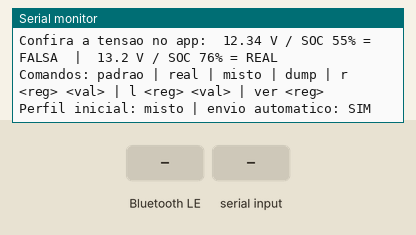
Bench run of a sketch on a simulated ESP32. On the bench: the last lines printed to the serial monitor. Inputs (shaded band) come from the test bench. Nothing arrives over Bluetooth unless stated; a phone connects over Bluetooth LE 3 s after start.

Above: at 2.0 s.
2.1 s: Bluetooth LE write "padrao" received
At 3.1 s:
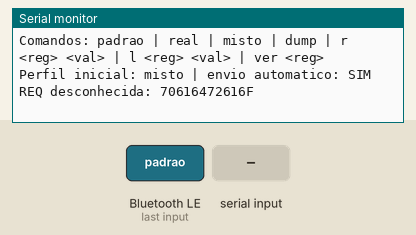
5.1 s: Bluetooth LE write "padrao" received
At 6.5 s:
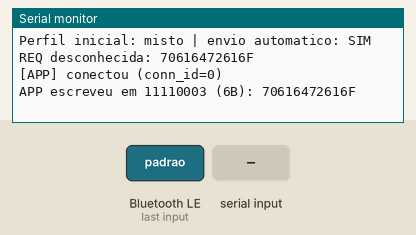
8.1 s: Bluetooth LE write "real" received
At 8.26 s:
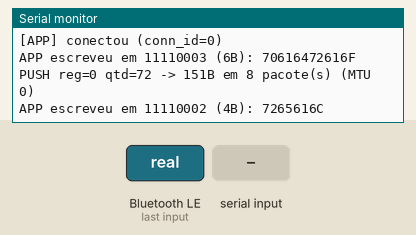
11.1 s: "padrao\n" received over Serial
At 11.26 s:
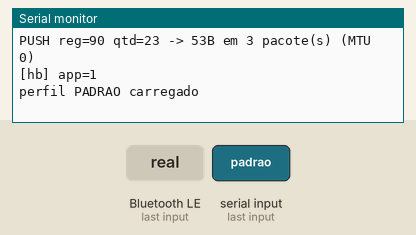
12.6 s: Bluetooth LE write "real" received
At 12.76 s:
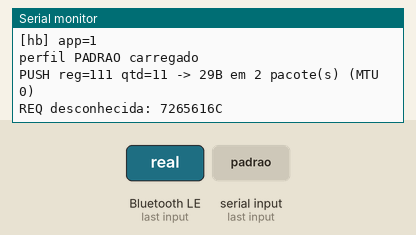
14.1 s: Bluetooth LE write "misto" received
At 14.26 s:
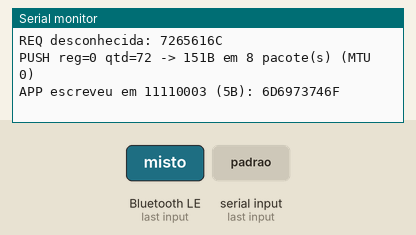
Timing chart, 0 to 16.6 s (numbered marks = the images above; inputs shaded):
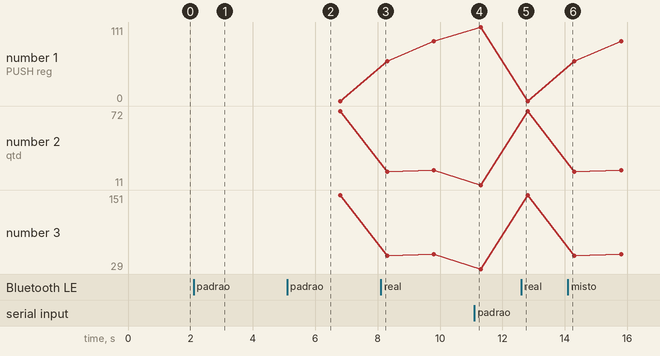

Measured:
- after the input at 2.1 s, the serial monitor: prints a new line at once (image 1)
- after the input at 5.1 s, the serial monitor: prints a new line at once (image 2)
- after the input at 8.1 s, the serial monitor: prints a new line at once (image 3)
- after the input at 11.1 s, the serial monitor: prints a new line at once (image 4)
- after the input at 12.6 s, the serial monitor: prints a new line at once (image 5)
- after the input at 14.1 s, the serial monitor: prints a new line at once (image 6)

The sketch:

bms_fake_v3.ino
```cpp
/*
 * ════════════════════════════════════════════════════════════
 * BMS FAKE v3 - finge ser a bateria para MAPEAR os registradores
 * Rodar em um SEGUNDO ESP32 (nao no sistema de energia).
 *
 * v3:
 *   - Descritor BLE2902 (CCCD) na FFFC e 11110003: sem ele o app
 *     nao consegue ativar as notificacoes
 *   - UUIDs de 16 bits (FFFA/FFFB/FFFC) como na bateria real
 *   - Log: quando o app ATIVA/DESATIVA notify
 *   - Envio automatico dos 4 blocos a cada PUSH_MS (alem de
 *     responder aos pedidos do app)
 *
 * Protocolo (descoberto na captura):
 *   Pedido  (app -> FFFB): A5 A5 | 00 03 | REG(2) | QTD(2) | CRC(2)
 *   Resposta (FFFC):       A5 A5 | 00 03 | NBYTES | dados... | CRC(2)
 *
 * Perfis: padrao (reg N = N) | real | misto (inicial)
 *   Misto = padrao + valores conhecidos DIFERENTES dos da bateria real:
 *   tensao 12.34 V, SOC 55, corrente -1.23 A  -> identifica a falsa.
 *
 * Comandos pelo Serial Monitor (115200, "Nova linha"):
 *   padrao | real | misto | dump
 *   r <reg> <valor>    define 1 registrador (16 bits, aceita negativo)
 *   l <reg> <valor>    define 32 bits em reg (alto) e reg+1 (baixo)
 *   ver <reg>          mostra o valor
 *
 * Placa: ESP32 Dev Module | Particao: "Huge APP (3MB No OTA)"
 * ════════════════════════════════════════════════════════════
 */
#include <Arduino.h>
#include <BLEDevice.h>
#include <BLEServer.h>
#include <BLEUtils.h>
#if __has_include(<BLE2902.h>)
#include <BLE2902.h>
#define TEM_2902 1
#endif

// ── CONFIG ───────────────────────────────────────────────
#define MTU_LOCAL           185
#define N_REGS              256
#define PERFIL_INICIAL      2        // 0=padrao 1=real 2=misto
#define FORCAR_PACOTES_20   0        // 1 = sempre envia em pacotes de 20 bytes
#define MAC_BYTE_FINAL      0x33     // 0x33 = igual a BMS real | 0x44 = diferente
#define PUSH_AUTOMATICO     1        // 1 = envia os blocos sozinho
#define PUSH_MS             1500

// Anuncio clonado da BMS real
static const uint8_t ADV_RAW[30] = {
    0x02,0x01,0x06,
    0x03,0x16,0x0A,0x18,
    0x03,0x03,0xFA,0xFF,
    0x07,0xFF, MAC_BYTE_FINAL,0x03,0x20,0x20,0x60,0xA2,
    0x0A,0x09, 0x95,0x03,0x00,0x00,0x00,0x00,0x06,0x03,0xCB
};

// ── ESTADO ───────────────────────────────────────────────
uint16_t regs[N_REGS];

BLEServer*         servidor = nullptr;
BLECharacteristic* cFFFB = nullptr;
BLECharacteristic* cFFFC = nullptr;
BLECharacteristic* c2    = nullptr;   // 11110002
BLECharacteristic* c3    = nullptr;   // 11110003
#ifdef TEM_2902
BLE2902* cccdC = nullptr;
BLE2902* cccd3 = nullptr;
#endif
volatile bool          appConectado = false;
volatile unsigned long tConexao = 0;

struct Req { uint8_t src; uint8_t len; uint8_t d[40]; };
QueueHandle_t fila;

// ── UTIL ─────────────────────────────────────────────────
static uint16_t crc16(const uint8_t* d, size_t n) {
    uint16_t crc = 0xFFFF;
    for (size_t i = 0; i < n; i++) {
        crc ^= d[i];
        for (int b = 0; b < 8; b++) crc = (crc & 1) ? (crc >> 1) ^ 0xA001 : (crc >> 1);
    }
    return crc;
}

static void hex(const uint8_t* d, size_t n) {
    for (size_t i = 0; i < n; i++) Serial.printf("%02X", d[i]);
    Serial.println();
}

// ── PERFIS ───────────────────────────────────────────────
static void perfilPadrao() {
    for (int i = 0; i < N_REGS; i++) regs[i] = (uint16_t)i;
    // palavras ALTAS de valores de 32 bits (vimos 0000 nelas): ficam 0
    regs[0] = regs[2] = regs[6] = 0;
    regs[60] = regs[62] = regs[64] = 0;
    regs[113] = 0;
}

static void aplicarConhecidos(bool distintos) {
    if (!distintos) {
        regs[0] = 0xFFFF; regs[1] = 0xFE93;      // -365
        regs[2] = 0;      regs[3] = 1323;        // 13.23 V ?
        regs[4] = 76;     regs[5] = 100;
        regs[60] = 0; regs[61] = 14000;
        regs[62] = 0; regs[63] = 14600;
        regs[64] = 0; regs[65] = 13320;
        regs[66] = 10;
        static const uint16_t cel[7] = {3230,3330,3230,3280,3380,3280,2780};
        for (int i = 0; i < 7; i++) regs[90 + i] = cel[i];
        static const uint16_t par[7] = {3400,30,0,14000,2000,3150,5};
        for (int i = 0; i < 7; i++) regs[111 + i] = par[i];
    } else {
        regs[0] = 0xFFFF; regs[1] = (uint16_t)(int16_t)-123;   // -123
        regs[2] = 0;      regs[3] = 1234;                      // 12.34 V ?
        regs[4] = 55;     regs[5] = 99;
        regs[60] = 0; regs[61] = 15000;
        regs[62] = 0; regs[63] = 15500;
        regs[64] = 0; regs[65] = 12300;
        regs[66] = 11;
        static const uint16_t cel[7] = {3101,3102,3103,3104,3105,3106,3107};
        for (int i = 0; i < 7; i++) regs[90 + i] = cel[i];
        static const uint16_t par[7] = {3399,29,0,15001,2001,3151,6};
        for (int i = 0; i < 7; i++) regs[111 + i] = par[i];
    }
}

static void carregarPerfil(int p) {
    if (p == 0)      { perfilPadrao(); }
    else if (p == 1) { memset(regs, 0, sizeof(regs)); aplicarConhecidos(false); }
    else             { perfilPadrao(); aplicarConhecidos(true); }
}

static void dumpRegs() {
    Serial.println("--- registradores (0..127) ---");
    for (int i = 0; i < 128; i += 8) {
        Serial.printf("%3d: ", i);
        for (int k = 0; k < 8; k++) Serial.printf("%6u ", regs[i + k]);
        Serial.println();
    }
}

// ── ENVIO DA RESPOSTA ────────────────────────────────────
static void enviarFrame(const uint8_t* f, size_t n, unsigned reg, unsigned qtd, const char* rotulo) {
    if (!appConectado) return;
    uint16_t mtu = servidor->getPeerMTU(servidor->getConnId());
    size_t maxPay = (mtu > 23) ? (size_t)(mtu - 3) : 20;
    if (FORCAR_PACOTES_20) maxPay = 20;
    size_t pacotes = (n + maxPay - 1) / maxPay;

    Serial.printf("%s reg=%u qtd=%u -> %uB em %u pacote(s) (MTU %u)\n",
                  rotulo, reg, qtd, (unsigned)n, (unsigned)pacotes, (unsigned)mtu);

    for (size_t off = 0; off < n; off += maxPay) {
        size_t c = (n - off < maxPay) ? (n - off) : maxPay;
        cFFFC->setValue((uint8_t*)(f + off), c);
        cFFFC->notify();
        if (pacotes > 1) delay(20);
    }
}

static void responder(uint8_t addr, unsigned reg, unsigned qtd, const char* rotulo) {
    uint8_t f[256];
    size_t  k = 0;
    f[k++] = 0xA5; f[k++] = 0xA5; f[k++] = addr; f[k++] = 0x03;
    f[k++] = (uint8_t)(qtd * 2);
    for (unsigned i = 0; i < qtd; i++) {
        uint16_t v = (reg + i < N_REGS) ? regs[reg + i] : 0;
        f[k++] = (uint8_t)(v >> 8);
        f[k++] = (uint8_t)(v & 0xFF);
    }
    uint16_t cr = crc16(f + 2, k - 2);
    f[k++] = (uint8_t)(cr & 0xFF);
    f[k++] = (uint8_t)(cr >> 8);
    enviarFrame(f, k, reg, qtd, rotulo);
}

static void tratarModbus(const uint8_t* d, size_t n) {
    if (n < 10 || d[0] != 0xA5 || d[1] != 0xA5) {
        Serial.print("REQ desconhecida: "); hex(d, n);
        return;
    }
    uint8_t func = d[3];
    if (func != 0x03) {
        Serial.printf("REQ func=%02X (nao tratada): ", func); hex(d, n);
        return;
    }
    uint16_t c = crc16(d + 2, 6);
    if (d[8] != (c & 0xFF) || d[9] != (c >> 8)) {
        Serial.print("REQ com CRC invalido, ignorada: "); hex(d, n);
        return;
    }
    unsigned reg = (d[4] << 8) | d[5];
    unsigned qtd = (d[6] << 8) | d[7];
    if (qtd == 0 || qtd > 120) {
        Serial.printf("REQ qtd invalida (%u)\n", qtd);
        return;
    }
    responder(d[2], reg, qtd, "REQ ");
}

// Envio automatico: cicla pelos 4 blocos que o app costuma ler
static void pushPeriodico() {
    if (!PUSH_AUTOMATICO || !appConectado) return;
    if (millis() - tConexao < 3000) return;

    static unsigned long t = 0;
    static uint8_t i = 0;
    if (millis() - t < PUSH_MS) return;
    t = millis();

    static const uint16_t blocos[4][2] = { {0,72}, {60,22}, {90,23}, {111,11} };
    responder(0x00, blocos[i][0], blocos[i][1], "PUSH");
    i = (i + 1) & 3;
}

// ── CALLBACKS BLE ────────────────────────────────────────
class CbServidor : public BLEServerCallbacks {
    void onConnect(BLEServer*, esp_ble_gatts_cb_param_t* p) override {
        appConectado = true;
        tConexao = millis();
        Serial.printf("[APP] conectou (conn_id=%u)\n", (unsigned)p->connect.conn_id);
    }
    void onDisconnect(BLEServer*, esp_ble_gatts_cb_param_t* p) override {
        appConectado = false;
        Serial.printf("[APP] desconectou apos %lu ms, motivo=0x%02X - anunciando de novo\n",
                      millis() - tConexao, (unsigned)p->disconnect.reason);
        BLEDevice::startAdvertising();
    }
};

class CbChar : public BLECharacteristicCallbacks {
    void onWrite(BLECharacteristic* c) override {
        Req r;
        r.src = (c == cFFFB) ? 1 : (c == c2) ? 2 : 3;
        size_t n = c->getLength();
        if (n > sizeof(r.d)) n = sizeof(r.d);
        memcpy(r.d, c->getData(), n);
        r.len = (uint8_t)n;
        xQueueSend(fila, &r, 0);
    }
    void onRead(BLECharacteristic* c) override {
        Serial.printf("[APP] leu %s\n", (c == cFFFB) ? "FFFB" : (c == cFFFC) ? "FFFC" : "outra");
    }
};

static CbServidor cbServidor;
static CbChar     cbChar;

// ── COMANDOS PELO SERIAL ─────────────────────────────────
static void comando(String s) {
    s.trim();
    if (s.length() == 0) return;

    unsigned r; long v;
    if (s == "padrao")      { carregarPerfil(0); Serial.println("perfil PADRAO carregado"); }
    else if (s == "real")   { carregarPerfil(1); Serial.println("perfil REAL carregado"); }
    else if (s == "misto")  { carregarPerfil(2); Serial.println("perfil MISTO carregado"); }
    else if (s == "dump")   { dumpRegs(); }
    else if (sscanf(s.c_str(), "r %u %ld", &r, &v) == 2 && r < N_REGS) {
        regs[r] = (uint16_t)(v & 0xFFFF);
        Serial.printf("reg %u = %u\n", r, regs[r]);
    }
    else if (sscanf(s.c_str(), "l %u %ld", &r, &v) == 2 && r + 1 < N_REGS) {
        regs[r]     = (uint16_t)((v >> 16) & 0xFFFF);
        regs[r + 1] = (uint16_t)(v & 0xFFFF);
        Serial.printf("reg %u,%u = %ld (32 bits)\n", r, r + 1, v);
    }
    else if (sscanf(s.c_str(), "ver %u", &r) == 1 && r < N_REGS) {
        Serial.printf("reg %u = %u\n", r, regs[r]);
    }
    else Serial.println("comando invalido. Use: padrao | real | misto | dump | r <reg> <val> | l <reg> <val> | ver <reg>");
}

static void lerSerial() {
    static String linha;
    while (Serial.available()) {
        char ch = (char)Serial.read();
        if (ch == '\n' || ch == '\r') {
            if (linha.length()) { comando(linha); linha = ""; }
        } else if (linha.length() < 60) {
            linha += ch;
        }
    }
}

// ── SETUP ────────────────────────────────────────────────
void setup() {
    Serial.begin(115200);
    delay(800);
    Serial.println();
    Serial.println("=== BMS FAKE v3 ===");

    fila = xQueueCreate(16, sizeof(Req));
    carregarPerfil(PERFIL_INICIAL);

    BLEDevice::init("BMS-FAKE");
    BLEDevice::setMTU(MTU_LOCAL);

    servidor = BLEDevice::createServer();
    servidor->setCallbacks(&cbServidor);

    // Servico FFFA (o que o app realmente usa) - UUIDs de 16 bits
    BLEService* sA = servidor->createService(BLEUUID((uint16_t)0xFFFA));
    cFFFB = sA->createCharacteristic(BLEUUID((uint16_t)0xFFFB),
                BLECharacteristic::PROPERTY_READ | BLECharacteristic::PROPERTY_WRITE_NR);
    cFFFC = sA->createCharacteristic(BLEUUID((uint16_t)0xFFFC),
                BLECharacteristic::PROPERTY_READ | BLECharacteristic::PROPERTY_NOTIFY);
#ifdef TEM_2902
    cccdC = new BLE2902();
    cFFFC->addDescriptor(cccdC);
#else
    Serial.println("AVISO: BLE2902.h nao encontrado neste core!");
#endif
    cFFFB->setValue((uint8_t*)"BLE BMS", 7);
    cFFFC->setValue((uint8_t*)"BLE BMS", 7);
    cFFFB->setCallbacks(&cbChar);
    cFFFC->setCallbacks(&cbChar);
    sA->start();

    // Servico 11110001 (existe na BMS real) - UUIDs de 128 bits
    BLEService* sB = servidor->createService(BLEUUID("11110001-1111-1111-1111-111111111111"));
    c2 = sB->createCharacteristic(BLEUUID("11110002-1111-1111-1111-111111111111"),
                BLECharacteristic::PROPERTY_WRITE_NR);
    c3 = sB->createCharacteristic(BLEUUID("11110003-1111-1111-1111-111111111111"),
                BLECharacteristic::PROPERTY_WRITE | BLECharacteristic::PROPERTY_NOTIFY);
#ifdef TEM_2902
    cccd3 = new BLE2902();
    c3->addDescriptor(cccd3);
#endif
    c2->setCallbacks(&cbChar);
    c3->setCallbacks(&cbChar);
    sB->start();

    // Anuncio clonado
    BLEAdvertising* adv = BLEDevice::getAdvertising();
    BLEAdvertisementData ad;
    ad.addData((char*)ADV_RAW, sizeof(ADV_RAW));
    adv->setAdvertisementData(ad);
    adv->setScanResponse(false);
    BLEDevice::startAdvertising();

    Serial.printf("Anunciando como BMS falsa (MAC no anuncio: A2:60:20:20:03:%02X).\n", MAC_BYTE_FINAL);
    Serial.println("Confira a tensao no app:  12.34 V / SOC 55% = FALSA  |  13.2 V / SOC 76% = REAL");
    Serial.println("Comandos: padrao | real | misto | dump | r <reg> <val> | l <reg> <val> | ver <reg>");
    Serial.printf("Perfil inicial: %s | envio automatico: %s\n",
                  PERFIL_INICIAL == 0 ? "padrao" : PERFIL_INICIAL == 1 ? "real" : "misto",
                  PUSH_AUTOMATICO ? "SIM" : "NAO");
}

// ── LOOP ─────────────────────────────────────────────────
void loop() {
    lerSerial();

    Req r;
    while (xQueueReceive(fila, &r, 0) == pdTRUE) {
        if (r.src == 1) {
            tratarModbus(r.d, r.len);
        } else {
            Serial.printf("APP escreveu em 1111000%d (%uB): ", r.src, r.len);
            hex(r.d, r.len);
        }
    }

#ifdef TEM_2902
    // Detecta o app ativando/desativando notify
    static bool subC = false, sub3 = false;
    if (!appConectado) {
        if (cccdC && cccdC->getNotifications()) cccdC->setNotifications(false);
        if (cccd3 && cccd3->getNotifications()) cccd3->setNotifications(false);
    }
    bool nC = cccdC && cccdC->getNotifications();
    bool n3 = cccd3 && cccd3->getNotifications();
    if (nC != subC) { subC = nC; Serial.printf("[APP] notify FFFC %s\n", nC ? "ATIVADO" : "DESATIVADO"); }
    if (n3 != sub3) { sub3 = n3; Serial.printf("[APP] notify 11110003 %s\n", n3 ? "ATIVADO" : "DESATIVADO"); }
#endif

    pushPeriodico();

    static unsigned long tHb = 0;
    if (millis() - tHb > 10000UL) {
        tHb = millis();
        Serial.printf("[hb] app=%d\n", (int)appConectado);
    }
    delay(2);
}
```
